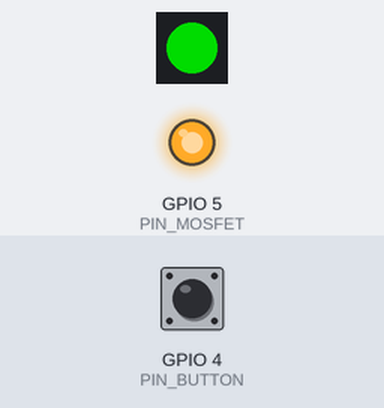
A program run on a simulated ESP32-C3. On the bench: 1 RGB LEDs in strip order, left to right, output pins drawn as LEDs (lit = HIGH). The inputs (shaded band) are chosen by the test bench; at power-on: GPIO 4 (PIN_BUTTON) HIGH. Dim RGB values are drawn brighter than linear; USB keyboard and mouse output is not drawn.

Above: at 1.2 s.
1.3 s: GPIO 4 (PIN_BUTTON) pulled LOW for 3.2 s
At 2.34 s:
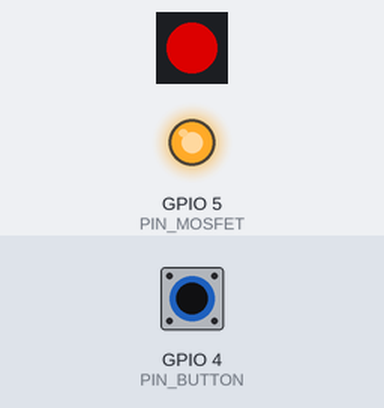
At 2.7 s:
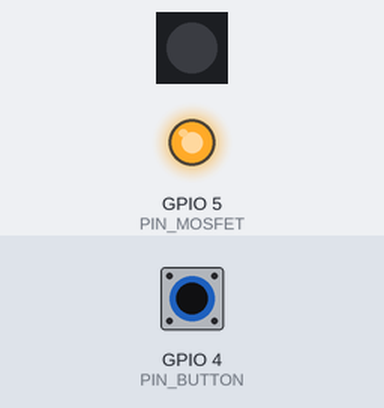
6.0 s: GPIO 4 (PIN_BUTTON) pulled LOW for 1 s
At 8.8 s:
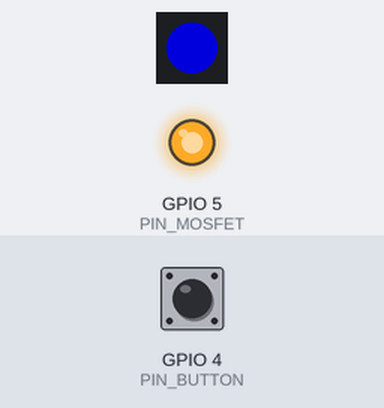
Timing chart, 0 to 15.4 s (numbered marks = the images above; inputs shaded):
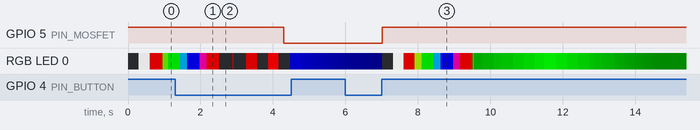

Measured:
- after the input at 1.3 s, GPIO 5 (PIN_MOSFET): HIGH → LOW after 3.0 s
- after the input at 6.0 s, GPIO 5 (PIN_MOSFET): LOW → HIGH after 1.0 s

The program:

main.cpp
```cpp
/* ============================================================
 * SBUS -> BLE HID Gamepad Bridge
 * ESP32-C3 Super Mini (Tenstar Robot)
 * ============================================================
 * Wiring:
 *   Receiver SBUS  -> GPIO 3
 *   Receiver GND   -> Drain of 2N7000 (Source -> System GND)
 *   Receiver 5V    -> 5V (always on)
 *   2N7000 Gate    -> GPIO 5  (HIGH = RX on)
 *   Button         -> GPIO 4  (other leg to GND, active LOW)
 *   WS2812B DIN    -> GPIO 2
 *
 * SBUS ch[0-7]  -> HID axes  (X,Y,Z,Rz,Rx,Ry,Slider1,Slider2)
 * SBUS ch[8-15] -> HID buttons 1-8
 *
 * Button behaviour:
 *   RX on  + hold 3s -> cut RX, stay running (breathing blue LED)
 *   RX off + press   -> restore RX
 *   Sleeping + press -> wake, restore RX
 *
 * Auto-sleep: 5 min idle -> cut RX -> light sleep
 *
 * LED states:
 *   Breathing blue  : RX off (manual cut or pre-sleep)
 *   Amber blink     : RX on, scanning for SBUS
 *   Amber solid     : RX on, SBUS locked, BLE not connected
 *   Green solid     : RX on, SBUS locked, BLE connected
 *   Red solid       : RX on, failsafe active
 *   Off             : sleeping
 * ============================================================ */

#include <Arduino.h>
#include <HWCDC.h>
#include <Adafruit_NeoPixel.h>
#include "sbus.h"
#include <BleGamepad.h>
#include <esp_sleep.h>
#include <driver/gpio.h>

// ---- Pins ----
#define PIN_SBUS    3
#define PIN_MOSFET  5
#define PIN_BUTTON  4
#define PIN_LED     2

// ---- Timing ----
#define IDLE_MS      (5UL * 60UL * 1000UL)  // idle -> sleep
#define HOLD_CUT_MS  3000                    // hold to cut RX
#define SCAN_WIN_MS  600                     // SBUS scan window
#define LOST_MS      2000                    // signal-lost timeout
#define ACT_THRESH   50                      // SBUS deviation from center (992)

// ---- Hardware ----
Adafruit_NeoPixel led(1, PIN_LED, NEO_GRB + NEO_KHZ800);
bfs::SbusRx       sbus_inv(&Serial1, PIN_SBUS, -1, true);
bfs::SbusRx       sbus_ttl(&Serial1, PIN_SBUS, -1, false);
bfs::SbusData     sbusData;
BleGamepad        ble("RC Joystick", "ESP32-C3", 100);
BleGamepadConfiguration bleCfg;

// ---- State ----
enum RxState   { RX_ON, RX_OFF };
enum SbusState { SCAN_INV, SCAN_TTL, ACTIVE_INV, ACTIVE_TTL };

RxState   rxState   = RX_ON;
SbusState sbusState = SCAN_INV;

unsigned long lastActivity    = 0;
unsigned long lastValidSig    = 0;
unsigned long wakeGraceEnd    = 0;   // long-press blocked after wake
unsigned long rxOffSince      = 0;   // set when RX is cut, cleared on restore

// ---- LED phase ----
enum LedPhase { LED_BOOT, LED_RESTORE, LED_NORMAL };
LedPhase      ledPhase      = LED_BOOT;
unsigned long ledPhaseStart  = 0;

// ---- Helpers ----
void setLED(uint8_t r, uint8_t g, uint8_t b) {
    led.setPixelColor(0, led.Color(r, g, b));
    led.show();
}

// Called inside SBUS scan loops to keep sweep smooth despite 600ms blocking
void updateScanLED() {
    if (ledPhase != LED_NORMAL) return;
    unsigned long t = millis() % 2000;
    uint8_t g;
    if      (t < 300)  g = (uint8_t)(t * 220 / 300);
    else if (t < 1000) g = (uint8_t)((1000 - t) * 220 / 700);
    else               g = 0;
    setLED(0, g, 0);
}

inline int16_t sbusToAxis(uint16_t v) {
    return (int16_t)map((long)constrain(v, 172, 1811), 172, 1811, -32768, 32767);
}

bool isActive(const bfs::SbusData &d) {
    for (int i = 0; i < 8;  i++) if (abs((int)d.ch[i] - 992) > ACT_THRESH) return true;
    for (int i = 8; i < 16; i++) if (d.ch[i] > 1000) return true;
    return false;
}

// ---- RX power control ----
void cutRX() {
    Serial1.end();
    digitalWrite(PIN_MOSFET, LOW);
    rxState    = RX_OFF;
    sbusState  = SCAN_INV;
    ledPhase   = LED_NORMAL;
    rxOffSince = millis();
}

void restoreRX() {
    digitalWrite(PIN_MOSFET, HIGH);
    rxState       = RX_ON;
    sbusState     = SCAN_INV;
    lastActivity  = millis();
    lastValidSig  = millis();
    ledPhase      = LED_NORMAL;
    rxOffSince    = 0;
}

// ---- Sleep ----
void enterSleep() {
    if (rxState == RX_ON) cutRX();
    setLED(0, 0, 0);

    // Wait for button release so LOW_LEVEL wakeup doesn't fire instantly.
    while (digitalRead(PIN_BUTTON) == LOW) delay(10);
    delay(50);

    // Hold pullup active during sleep (Arduino INPUT_PULLUP doesn't
    // guarantee this on ESP32-C3 in sleep domain).
    gpio_sleep_set_pull_mode((gpio_num_t)PIN_BUTTON, GPIO_PULLUP_ONLY);
    gpio_wakeup_enable((gpio_num_t)PIN_BUTTON, GPIO_INTR_LOW_LEVEL);
    esp_sleep_enable_gpio_wakeup();
    esp_light_sleep_start();             // returns on button press

    // Debounce after wake.
    while (digitalRead(PIN_BUTTON) == LOW) delay(10);
    delay(50);

    wakeGraceEnd = millis() + 1500;      // suppress long-press for 1.5s
    restoreRX();
}

// ---- Setup ----
void setup() {
    pinMode(PIN_MOSFET, OUTPUT);
    digitalWrite(PIN_MOSFET, HIGH);
    pinMode(PIN_BUTTON, INPUT_PULLUP);

    Serial.begin(115200);

    led.begin();
    led.setBrightness(217);
    led.clear();
    led.show();

    bleCfg.setAutoReport(false);
    bleCfg.setControllerType(CONTROLLER_TYPE_GAMEPAD);
    bleCfg.setButtonCount(8);
    bleCfg.setWhichAxes(true, true, true, true, true, true, true, true);
    bleCfg.setAxesMax(32767);
    bleCfg.setAxesMin(-32768);
    ble.begin(&bleCfg);

    lastActivity  = millis();
    lastValidSig  = millis();
    ledPhaseStart = millis();
}

// ---- Main loop ----
void loop() {

    // ============================================================
    // BUTTON
    // RX on  + hold HOLD_CUT_MS -> cutRX
    // RX off + short press       -> restoreRX
    // A "cut press" is flagged so its release doesn't immediately
    // restore power.
    // ============================================================
    static unsigned long btnHeldSince = 0;
    static bool          btnDown      = false;
    static bool          cutThisPress = false;

    bool pressed = (digitalRead(PIN_BUTTON) == LOW);

    if (pressed && !btnDown) {
        // Falling edge
        btnHeldSince  = millis();
        btnDown       = true;
        cutThisPress  = false;
    } else if (pressed && btnDown) {
        // Held: check for long-press cut (guard with !cutThisPress so it
        // only fires once — btnDown stays true so we don't re-detect a
        // falling edge while the button is still held)
        if (!cutThisPress &&
            rxState == RX_ON &&
            millis() > wakeGraceEnd &&
            millis() - btnHeldSince >= HOLD_CUT_MS) {
            cutRX();
            cutThisPress = true;
        }
    } else if (!pressed && btnDown) {
        // Rising edge (release)
        if (rxState == RX_OFF && !cutThisPress) {
            restoreRX();
        }
        btnDown      = false;
        cutThisPress = false;
    }

    // ============================================================
    // SBUS STATE MACHINE  (only runs while RX is on)
    // ============================================================
    bool newFrame = false;
    bool failsafe = false;

    if (rxState == RX_ON) {
        switch (sbusState) {

        case SCAN_INV: {
            sbus_inv.Begin();
            unsigned long t0 = millis();
            while (millis() - t0 < SCAN_WIN_MS) {
                if (sbus_inv.Read()) {
                    sbusState     = ACTIVE_INV;
                    ledPhase      = LED_RESTORE;
                    ledPhaseStart = millis();
                    lastValidSig  = lastActivity = millis();
                    break;
                }
                updateScanLED();
                delay(5);
            }
            if (sbusState != ACTIVE_INV) { Serial1.end(); sbusState = SCAN_TTL; }
            break;
        }

        case SCAN_TTL: {
            sbus_ttl.Begin();
            unsigned long t0 = millis();
            while (millis() - t0 < SCAN_WIN_MS) {
                if (sbus_ttl.Read()) {
                    sbusState     = ACTIVE_TTL;
                    ledPhase      = LED_RESTORE;
                    ledPhaseStart = millis();
                    lastValidSig  = lastActivity = millis();
                    break;
                }
                updateScanLED();
                delay(5);
            }
            if (sbusState != ACTIVE_TTL) { Serial1.end(); sbusState = SCAN_INV; }
            break;
        }

        case ACTIVE_INV:
            if (sbus_inv.Read()) {
                sbusData     = sbus_inv.data();
                newFrame     = true;
                lastValidSig = millis();
                failsafe     = sbusData.failsafe;
                if (!failsafe && isActive(sbusData)) lastActivity = millis();
            }
            if (millis() - lastValidSig > LOST_MS) {
                Serial1.end(); sbusState = SCAN_INV;
            }
            break;

        case ACTIVE_TTL:
            if (sbus_ttl.Read()) {
                sbusData     = sbus_ttl.data();
                newFrame     = true;
                lastValidSig = millis();
                failsafe     = sbusData.failsafe;
                if (!failsafe && isActive(sbusData)) lastActivity = millis();
            }
            if (millis() - lastValidSig > LOST_MS) {
                Serial1.end(); sbusState = SCAN_INV;
            }
            break;
        }
    }

    // ============================================================
    // BLE OUTPUT
    // ============================================================
    if (newFrame && !failsafe && ble.isConnected()) {
        ble.setAxes(
            sbusToAxis(sbusData.ch[0]), sbusToAxis(sbusData.ch[1]),
            sbusToAxis(sbusData.ch[2]), sbusToAxis(sbusData.ch[3]),
            sbusToAxis(sbusData.ch[4]), sbusToAxis(sbusData.ch[5]),
            sbusToAxis(sbusData.ch[6]), sbusToAxis(sbusData.ch[7])
        );
        for (int b = 0; b < 8; b++) {
            if (sbusData.ch[b + 8] > 1000) ble.press(b + 1);
            else                            ble.release(b + 1);
        }
        ble.sendReport();
    }

    // ============================================================
    // LED
    // ============================================================
    if (ledPhase == LED_BOOT) {
        // Smooth hue sweep -> white flash -> normal
        unsigned long t = millis() - ledPhaseStart;
        if (t >= 3000) {
            ledPhase = LED_NORMAL;
        } else if (t >= 2700) {
            setLED(220, 220, 220);
        } else {
            uint16_t hue = (uint16_t)((uint32_t)t * 65535UL / 2700);
            led.setPixelColor(0, led.gamma32(led.ColorHSV(hue, 255, 220)));
            led.show();
        }
    } else if (ledPhase == LED_RESTORE) {
        // Smooth white pulse -> hue sweep -> fade to green -> normal
        unsigned long t = millis() - ledPhaseStart;
        if (t < 300) {
            uint8_t w = (uint8_t)(t * 220 / 300);
            setLED(w, w, w);
        } else if (t < 600) {
            uint8_t w = (uint8_t)((600 - t) * 220 / 300);
            setLED(w, w, w);
        } else if (t < 2200) {
            uint16_t hue = (uint16_t)(((uint32_t)(t - 600)) * 65535UL / 1600);
            led.setPixelColor(0, led.gamma32(led.ColorHSV(hue, 255, 220)));
            led.show();
        } else if (t < 2500) {
            // Fade into green so throb entry is seamless
            uint8_t g = (uint8_t)((t - 2200) * 150 / 300);
            setLED(0, g, 0);
        } else {
            ledPhase = LED_NORMAL;
        }
    } else {
        // LED_NORMAL: derived from state
        if (btnDown && rxState == RX_ON) {
            // Building urgency: intensity and strobe rate both ramp
            unsigned long held   = millis() - btnHeldSince;
            uint8_t intensity    = (uint8_t)min((unsigned long)255, held * 255UL / HOLD_CUT_MS);
            unsigned long period = max(60UL, 400UL - (340UL * held / HOLD_CUT_MS));
            bool on = (millis() % period) < (period / 2);
            setLED(on ? intensity : 0, 0, 0);
        } else if (rxState == RX_OFF) {
            // Breathing blue: 8s cycle, quadratic ease-in/out, 5%->75%
            const uint8_t B_MIN = 13, B_MAX = 220, B_RNG = B_MAX - B_MIN;
            unsigned long t = millis() % 8000;
            uint8_t blue;
            if (t < 3500) {
                uint32_t p = (uint32_t)t * 1000 / 3500;
                blue = B_MIN + (uint8_t)((uint32_t)p * p * B_RNG / 1000000UL);
            } else if (t < 7000) {
                uint32_t p = (uint32_t)(7000 - t) * 1000 / 3500;
                blue = B_MIN + (uint8_t)((uint32_t)p * p * B_RNG / 1000000UL);
            } else {
                blue = B_MIN;
            }
            setLED(0, 0, blue);
            delay(20);
        } else {
            // RX on
            bool scanning = (sbusState == SCAN_INV || sbusState == SCAN_TTL);
            if (scanning) {
                // Radar sweep: fast ramp in, slow fade out, 2s cycle
                unsigned long t = millis() % 2000;
                uint8_t g;
                if      (t < 300)  g = (uint8_t)(t * 220 / 300);
                else if (t < 1000) g = (uint8_t)((1000 - t) * 220 / 700);
                else               g = 0;
                setLED(0, g, 0);
            } else if (failsafe) {
                setLED(255, 0, 0);
            } else {
                // Breathing green: mirrors breathing blue (quadratic ease, 8s cycle)
                const uint8_t G_MIN = 13, G_MAX = 220, G_RNG = G_MAX - G_MIN;
                unsigned long t = millis() % 8000;
                uint8_t green;
                if (t < 3500) {
                    uint32_t p = (uint32_t)t * 1000 / 3500;
                    green = G_MIN + (uint8_t)((uint32_t)p * p * G_RNG / 1000000UL);
                } else if (t < 7000) {
                    uint32_t p = (uint32_t)(7000 - t) * 1000 / 3500;
                    green = G_MIN + (uint8_t)((uint32_t)p * p * G_RNG / 1000000UL);
                } else {
                    green = G_MIN;
                }
                setLED(0, green, 0);
                delay(20);
            }
        }
    }

    // ============================================================
    // IDLE / SLEEP
    // Stage 1: 5min SBUS inactivity -> cut RX (breathing blue starts)
    // Stage 2: 5min after RX cut    -> sleep (breathing blue was running)
    // ============================================================
    if (rxState == RX_ON && millis() - lastActivity > IDLE_MS) {
        cutRX();
    }
    if (rxState == RX_OFF && rxOffSince > 0 && millis() - rxOffSince > IDLE_MS) {
        enterSleep();
    }
}
```
